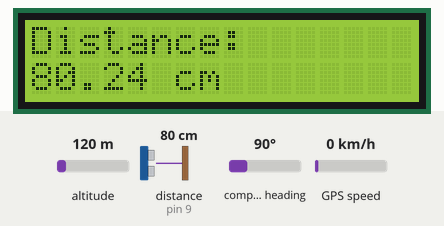
This sketch was run on a simulated Arduino Uno, built with avr-gcc and run on an emulated ATmega328P. Parts: 16×2 character LCD. Wiring (inferred from the names in the program): ultrasonic range finder: trigger pin 8; echo pin 9. Inputs (shaded band) come from the test bench; at power-on: distance to the obstacle (sensor on pin 9) 80 cm, altitude 120 m, compass heading 90°, GPS speed 0 km/h. The echo pulse lasts 58.3 µs per cm; the GPS gets a fix after 3 s at 37.7749, -122.4194 with 8 satellites; the modem accepts every AT command (registered, SIM ready, sends succeed) and sends nothing else; what the sketch prints to the serial monitor is not drawn.

Above: at 1.2 s.
1.3 s: distance to the obstacle (sensor on pin 9) set to 95 cm
At 3.6 s:
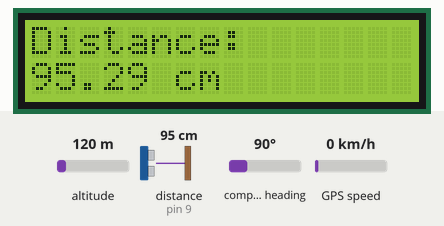
3.7 s: distance to the obstacle (sensor on pin 9) set to 105 cm
At 4.2 s:
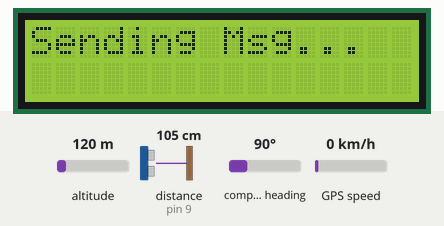
8.0 s: distance to the obstacle (sensor on pin 9) set to 2 cm
At 10.5 s:
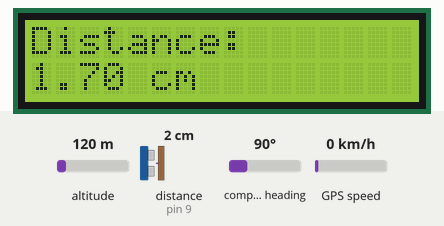
12.3 s: altitude set to 20 m
At 15.4 s:
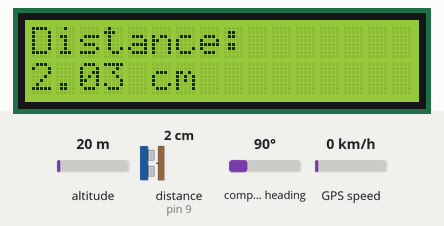
16.6 s: compass heading set to 269°
At 17.6 s:
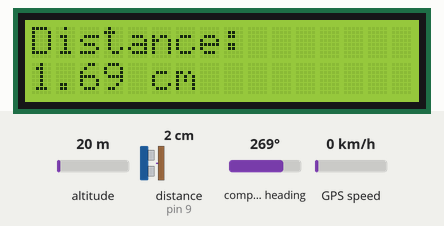
19.2 s: GPS speed set to 2 km/h
Timing chart, 0 to 22.2 s (numbered marks = the images above; inputs shaded):
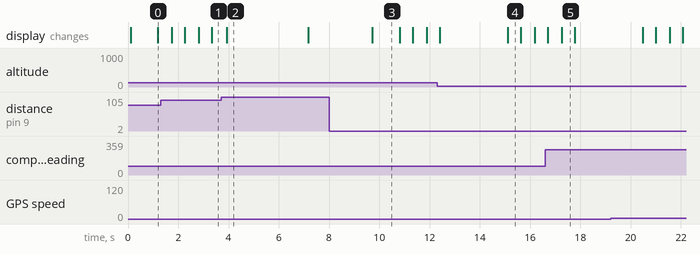

Measured:
- the behaviour switches between 99 and 100 cm on distance to the obstacle (sensor on pin 9) (found by bisection; images 1 and 2)
- after the input at 1.3 s, the display: first changes after 0.43 s (image 1 shows a later state)
- after the input at 3.7 s, the display: changes after 0.22 s (image 2)
- after the input at 8.0 s, the display: changes after 1.7 s (image 3)
- after the input at 16.6 s, the display: first differs from a run without the input after 0.65 s (image 5)
- what the display in image 2 shows lasts 3.3 s, from 3.9 s to 7.2 s
- what the display in image 3 shows lasts 1.1 s, from 9.7 s to 10.8 s

The sketch:

sketch_sep5a.ino
```cpp
#include <Wire.h>
#include <LiquidCrystal_I2C.h>
#include <SoftwareSerial.h>
#include <TinyGPSPlus.h>

// Initialize the LCD with I2C address (0x27), 16 columns, and 2 rows
LiquidCrystal_I2C lcd(0x27, 16, 2);

// Initialize the GSM module
SoftwareSerial SIM900A(6, 5);

// Initialize the GPS module
SoftwareSerial gpsSerial(4, 3); // RX (Pin 4), TX (Pin 3)

// Create a TinyGPS++ object
TinyGPSPlus gps;

// HC-SR04 ultrasonic sensor pins
const int trigPin = 8;  // Trigger pin connected to D6 (GPIO12)
const int echoPin = 9;  // Echo pin connected to D7 (GPIO13)

// Define distance threshold in cm for sending an SMS
const float distanceThreshold = 100.0; // Change this value as needed

// Flag for sending SMS
bool sendFlag = false;

void setup() {
  // Start serial communication
  Serial.begin(9600);

  // Initialize HC-SR04 sensor pins
  pinMode(trigPin, OUTPUT);
  pinMode(echoPin, INPUT);

  // Initialize the LCD
  lcd.init();
  lcd.backlight();

  // Initialize GSM module
  SIM900A.begin(9600);

  // Initialize GPS module
  gpsSerial.begin(9600);
  gpsSerial.listen();

  // Print initial message
  lcd.setCursor(0, 0);
  lcd.print("Distance:");
  lcd.setCursor(0, 1);
  lcd.print("Initializing...");
}

void loop() {
  // Trigger the HC-SR04 sensor
  digitalWrite(trigPin, LOW);
  delayMicroseconds(2);
  digitalWrite(trigPin, HIGH);
  delayMicroseconds(10);
  digitalWrite(trigPin, LOW);

  // Measure the duration of the pulse on the echo pin
  long duration = pulseIn(echoPin, HIGH);

  // Calculate the distance in centimeters
  float distance = (duration / 2.0) * 0.0344;

  // Update the LCD display with the distance
  lcd.clear();
  lcd.setCursor(0, 0);
  lcd.print("Distance:");
  lcd.setCursor(0, 1);
  lcd.print(distance);
  lcd.print(" cm");

  // Print the distance to Serial Monitor for debugging
  Serial.print("Distance: ");
  Serial.print(distance);
  Serial.println(" cm");

  // Check if the distance exceeds the threshold and send SMS if needed
  if (distance > distanceThreshold) {
    if (!sendFlag) {
      sendFlag = true; // Set flag to send message
    }
  }

  // Handle GSM communication
  if (sendFlag) {
    // Ensure GPS data is available
    if (gps.location.isUpdated()) {
      SendMessage(distance, gps.location.lat(), gps.location.lng()); // Send distance and GPS coordinates with live map link
      sendFlag = false; // Reset flag after sending message
    } else {
      Serial.println("Waiting for GPS data...");
    }
  }

  // Wait before the next measurement
  delay(500);

  // Handle GPS data
  while (gpsSerial.available() > 0) {
    gps.encode(gpsSerial.read());
  }

  // If no data has been received for a while, notify the user
  if (millis() > 5000 && gps.charsProcessed() < 10) {
    Serial.println("No GPS data received: check wiring or move to a location with a clear view of the sky.");
  }
}

void SendMessage(float distance, double latitude, double longitude) {
  Serial.println("Sending message, please wait...");
  lcd.clear();
  lcd.setCursor(0, 0);
  lcd.print("Sending Msg...");

  // Set SMS to text mode
  SIM900A.println("AT+CMGF=1");
  delay(1000);

  // Set the recipient's phone number
  SIM900A.println("AT+CMGS=\"+917069117694\"\r"); // Replace with the recipient's phone number
  delay(1000);

  // Set the SMS content
  SIM900A.print("Alert: Distance measured is ");
  SIM900A.print(distance);
  SIM900A.println(" cm");

  // Generate Google Maps link
  SIM900A.print("Location: ");
  SIM900A.print("https://maps.google.com/?q=");
  SIM900A.print(latitude, 6);
  SIM900A.print(",");
  SIM900A.println(longitude, 6);

  delay(100);

  // End the SMS with a CTRL+Z character
  SIM900A.write(26);
  delay(1000); // Give time for the message to be sent

  Serial.println("Message sent successfully");
  lcd.clear();
  lcd.setCursor(0, 0);
  lcd.print("Msg Sent!");
  delay(2000); // Display sent message status for 2 seconds
}
```
